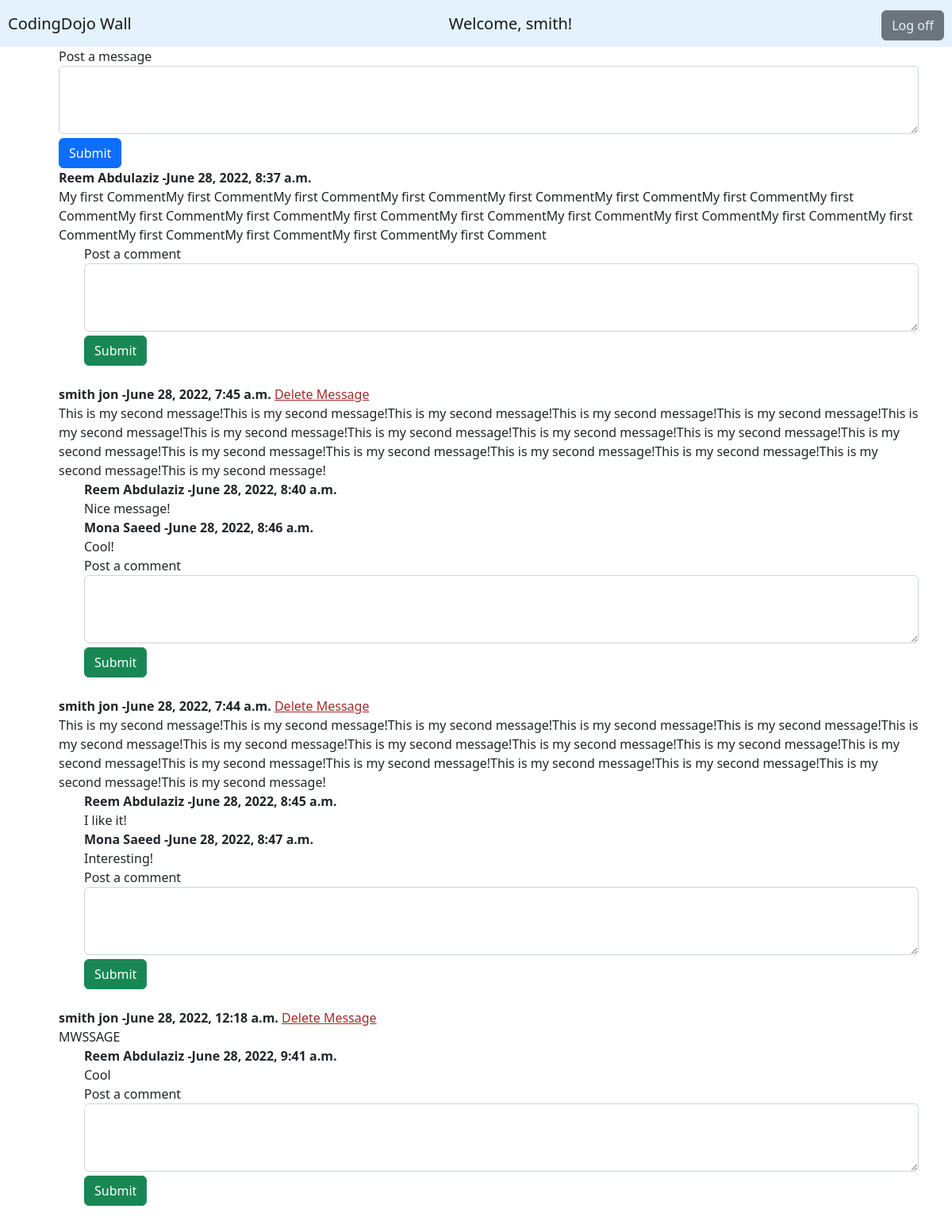
Page /wall (signed in) on the committed database.
### the_wall_app/models.py (models this page shows)
class User(models.Model):
    firstname = models.CharField(max_length=255)
    lastname = models.CharField(max_length=255)
    email = models.CharField(max_length=255,default="")
    password = models.CharField(max_length=255,default="")
    created_at = models.DateTimeField(auto_now_add=True,null=True)
    updated_at = models.DateTimeField(auto_now=True,null=True)
    objects = UserManager()

class Message(models.Model):
    user_id = models.ForeignKey(User, related_name="user_messages",on_delete=models.CASCADE)
    message = models.TextField(default="")
    created_at = models.DateTimeField(auto_now_add=True,null=True)
    updated_at = models.DateTimeField(auto_now=True,null=True)
    objects = UserManager()

class Comment(models.Model):
    user_id = models.ForeignKey(User, related_name="user_comments",on_delete=models.CASCADE)
    message_id = models.ForeignKey(Message,related_name="comment_on_message",on_delete=models.CASCADE)
    comment = models.TextField()
    created_at = models.DateTimeField(auto_now_add=True,null=True)
    updated_at = models.DateTimeField(auto_now=True,null=True)
    objects = UserManager()

### the_wall_app/views.py (the view)
# urls.py: path('wall', views.wall),
def wall(request):
     if "userId" not in request.session:
        return HttpResponse("Please authenticate first")
     else:
        select_user = User.objects.get(id=request.session['userId'])
        mssgs = Message.objects.all().order_by('-created_at')
        comnts = Comment.objects.all().order_by('created_at')
        usermssg_not_include = Message.objects.exclude(user_id=select_user)
        context = {
        "user": select_user,
        "mssgs": mssgs,
       "comnts": comnts
        }
        return render(request,"the_wall.html",context)

### the_wall_app/templates/the_wall.html (shortened to what this page needs)
{% extends 'bace.html' %}
{% block content %}
<nav class="navbar navbar-light" style="background-color: #e3f2fd;">
  <a class="navbar-brand">CodingDojo Wall</a>
  <a class="navbar-brand">Welcome, {{user.firstname}}!</a>
    <button class="btn btn-secondary" type="button"><a style="color:#e3f2fd; text-decoration: none;" href="/logout">Log off</a></button>
</nav>
<div class="container">
  <ul>
<form action="/wall/mssg" method="post">
  <div class="form-group">
    <label for="exampleFormControlTextarea1">Post a message</label>
    <textarea class="form-control" name="mssg" id="exampleFormControlTextarea1" rows="3"></textarea>
  </div>
  <button type="submit" class="btn btn-primary"> Submit </button>
</form>
{% for mssg in mssgs %}
{% if mssg.user_id.id == user.id %}
<b>{{mssg.user_id.firstname}} {{mssg.user_id.lastname}} -{{mssg.created_at}}</b> <a class="del-msg" style="color:brown ;" href="/delete/{{mssg.id}}">Delete Message</a>
<br>
{{mssg.message}}
<br>
{% else %}
<b>{{mssg.user_id.firstname}} {{mssg.user_id.lastname}} -{{mssg.created_at}}</b>
<br>
{{mssg.message}}
<br>
{% endif %}
<ul>
{% for cmnt in mssg.comment_on_message.all %}
<b>{{ cmnt.user_id.firstname}} {{ cmnt.user_id.lastname}} -{{cmnt.created_at}} </b>
<br>
{{cmnt.comment}}
<br>
{% endfor %}
<form action="/wall/cmts" method="post">
  <div class="form-group">
    <label for="exampleFormControlTextarea1">Post a comment</label>
    <textarea class="form-control" name="comnt" id="exampleFormControlTextarea1" rows="3"></textarea>
  </div>
  <button type="submit" class="btn btn-success"> Submit </button>
</form>
<br>
</ul>
{% endfor %}
</ul>
</div>
{% endblock %}

### the_wall_app/static/css/style.css (style rules this page uses)
.btn-secondary { margin-right: 10px; }
.navbar-brand { margin-left: 10px; }
button { margin-top: 5px; }
.del-msg { color: darkred; }
.container { margin: 0% auto; display: flex; }

### rows in the picture
User: firstname "smith"
Message: user_id.firstname "Reem", user_id.lastname "Abdulaziz", created_at "June 28, 2022, 8:37 a.m.", message "My first CommentMy first CommentMy first CommentMy first CommentMy first CommentMy first CommentMy first CommentMy first CommentMy first CommentMy first CommentMy first CommentMy first CommentMy first CommentMy first CommentMy first CommentMy first CommentMy first CommentMy first CommentMy first CommentMy first Comment"
Message: user_id.firstname "smith", user_id.lastname "jon", created_at "June 28, 2022, 7:45 a.m.", message "This is my second message!This is my second message!This is my second message!This is my second message!This is my second message!This is my second message!This is my second message!This is my second message!This is my second message!This is my second message!This is my second message!This is my second message!This is my second message!This is my second message!This is my second message!This is my second message!This is my second message!"
Comment: user_id.firstname "Reem", user_id.lastname "Abdulaziz", created_at "June 28, 2022, 8:40 a.m.", comment "Nice message!"
Comment: user_id.firstname "Mona", user_id.lastname "Saeed", created_at "June 28, 2022, 8:46 a.m.", comment "Cool!"
Message: user_id.firstname "smith", user_id.lastname "jon", created_at "June 28, 2022, 7:44 a.m.", message "This is my second message!This is my second message!This is my second message!This is my second message!This is my second message!This is my second message!This is my second message!This is my second message!This is my second message!This is my second message!This is my second message!This is my second message!This is my second message!This is my second message!This is my second message!This is my second message!This is my second message!"
Comment: user_id.firstname "Reem", user_id.lastname "Abdulaziz", created_at "June 28, 2022, 8:45 a.m.", comment "I like it!"
Comment: user_id.firstname "Mona", user_id.lastname "Saeed", created_at "June 28, 2022, 8:47 a.m.", comment "Interesting!"
Message: user_id.firstname "smith", user_id.lastname "jon", created_at "June 28, 2022, 12:18 a.m.", message "MWSSAGE"
Comment: user_id.firstname "Reem", user_id.lastname "Abdulaziz", created_at "June 28, 2022, 9:41 a.m.", comment "Cool"
